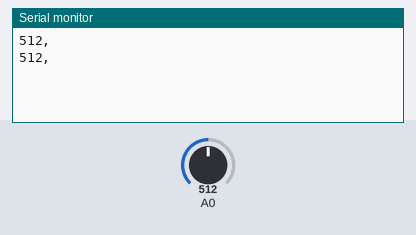
The sketch below on a simulated Arduino Uno, built with avr-gcc and run on an emulated ATmega328P. Shown: the last lines printed to the serial monitor. The inputs (shaded band) are chosen by the test bench; at power-on: A0 = 512.

Above: at 1.8 s.
1.9 s: A0 set to 716
At 2.7 s:
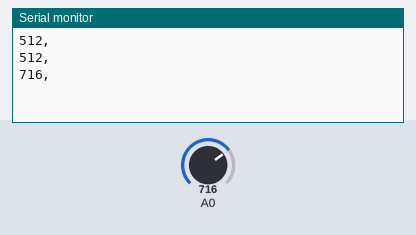
3.4 s: A0 set to 900
At 4.8 s:
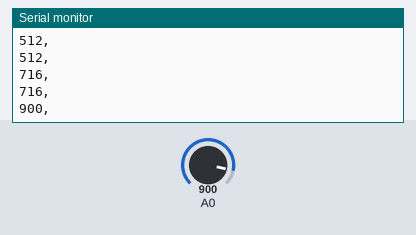
Timing chart, 0 to 6.4 s (numbered marks = the images above; inputs shaded):
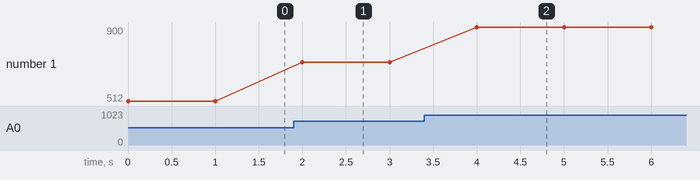

The sketch:

Light_sensor_readings.ino
```cpp
int lightMonitor = 750;
int random_variable;
int static_variable = 500;

void setup() {
  // put your setup code here, to run once:
  //pinMode(A0, INPUT);

  //digitalWrite(IN2_PIN, LOW);


  // initialize serial communication at 9600 bits per second:
  Serial.begin(9600);
}

void loop() {
  // put your main code here, to run repeatedly:

  // reads the input on analog pin A0 (value between 0 and 1023)
  //int lightMonitor = analogRead(A0);
  lightMonitor = analogRead(A0);

  //Serial.print("Analog reading: ");
  Serial.print(lightMonitor);   // the raw analog reading
  Serial.println(",");

  // We'll have a few threshholds, qualitatively determined
  /*
  if (lightMonitor < 10) {
    Serial.println(" - Dark");
  } else if (lightMonitor < 200) {
    Serial.println(" - Dim");
  } else if (lightMonitor < 500) {
    Serial.println(" - Light");
  } else if (lightMonitor < 800) {
    Serial.println(" - Bright");
  } else {
    Serial.println(" - Very bright");
  }
*/

/*
  random_variable = random(0, 1000);

  Serial.print("Variable_1:");
  Serial.print(random_variable);
  Serial.print(",");
  Serial.print("Variable_2:");
  Serial.println(static_variable);
*/

  delay(1000);
}
```

Measured:
- after the input at 1.9 s, the serial monitor: prints a new line after 0.10 s (image 1)
- after the input at 3.4 s, the serial monitor: prints a new line after 0.60 s (image 2)
- plotted number 1: 512 → 716 after the input at 1.9 s, 716 → 900 after the input at 3.4 s
